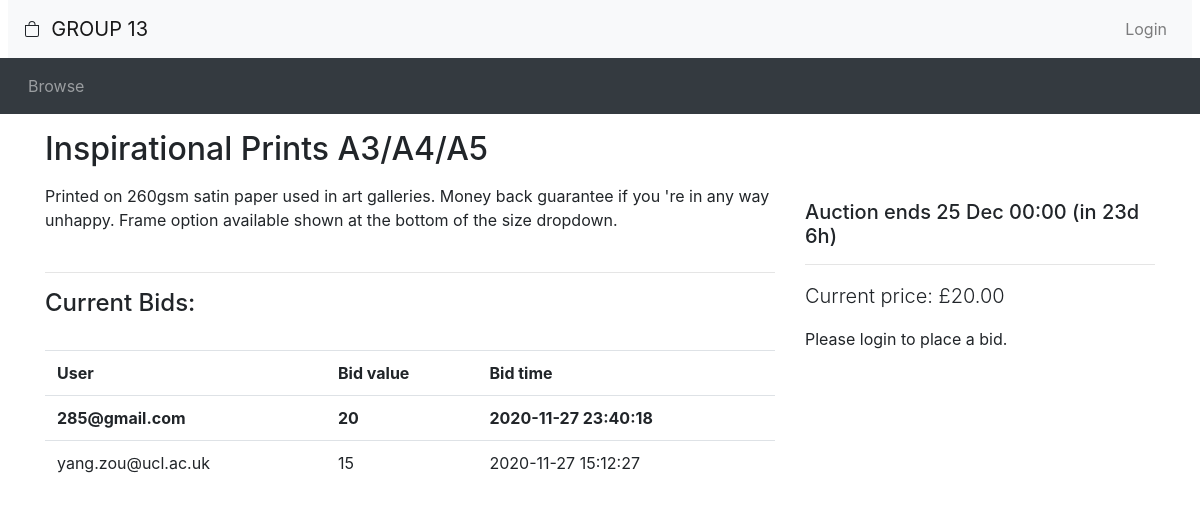
Screenshot of /auction/listing.php?item_id=4 with the database file from the repository.
### tables this page shows
CREATE TABLE IF NOT EXISTS `auction` (
  `auctionNo` int(10) UNSIGNED NOT NULL AUTO_INCREMENT,
  `auctionStatus` tinyint(1) NOT NULL DEFAULT '1',
  `category` varchar(35) NOT NULL DEFAULT 'Other',
  `title` varchar(100) NOT NULL DEFAULT 'Unnamed Auction',
  `auctionDescription` text,
  `startingPrice` int(10) UNSIGNED NOT NULL,
  `reservePrice` int(10) UNSIGNED DEFAULT NULL,
  `increments` int(10) UNSIGNED NOT NULL DEFAULT '1',
  `startDate` datetime NOT NULL,
  `endDate` datetime NOT NULL,
  `sellerId` int(11) UNSIGNED NOT NULL,
  PRIMARY KEY (`auctionNo`),
  KEY `sellerId` (`sellerId`)
);

CREATE TABLE IF NOT EXISTS `buyer` (
  `buyerId` int(10) UNSIGNED NOT NULL AUTO_INCREMENT,
  `email` varchar(255) NOT NULL,
  `password` varchar(255) NOT NULL,
  `firstName` varchar(35) NOT NULL,
  `lastName` varchar(35) NOT NULL,
  `level` tinyint(3) UNSIGNED NOT NULL DEFAULT '0',
  PRIMARY KEY (`buyerId`),
  UNIQUE KEY `email` (`email`)
);

CREATE TABLE IF NOT EXISTS `bid` (
  `bidNo` int(10) UNSIGNED NOT NULL AUTO_INCREMENT,
  `bidStatus` tinyint(1) NOT NULL DEFAULT '1',
  `bidAmount` int(10) UNSIGNED NOT NULL,
  `bidTime` datetime NOT NULL,
  PRIMARY KEY (`bidNo`)
);

### auction/utilities.php (called while the page is built, shortened)
<?php
function display_time_remaining($interval) {
    if ($interval->days == 0 && $interval->h == 0) {
      $time_remaining = $interval->format('%im %Ss');
    }
    else if ($interval->days == 0) {
      $time_remaining = $interval->format('%hh %im');
    }
    else {
      $time_remaining = $interval->format('%ad %hh');
    }
  return $time_remaining;
}
?>

### auction/listing.php (the view, shortened to what this page needs)
<?php require_once("header.php")?>
<?php
  $item_id = $_GET['item_id'];
  $query1 = ("SELECT a.title, a.auctionDescription, MAX(b.bidAmount), a.endDate, startingPrice, auctionStatus  FROM auction AS a, bid AS b, createbid AS c
WHERE b.bidNo = c.bidNo and a.auctionNo = c.auctionNo and a.auctionNo = '$item_id'");
  $result1 = mysqli_query($connection, $query1);
  $row1 = mysqli_fetch_row ($result1);
  $title = $row1[0];
  $auction_status = $row1[5];
  $description = $row1[1];
  if ($row1[2] == 0) {$current_price = $row1[4];} else {$current_price = $row1[2];}
  $end_time = new DateTime($row1[3]);
  $query2 = ("SELECT COUNT(b.bidAmount) FROM auction AS a, bid AS b, createbid AS c
WHERE b.bidNo = c.bidNo and a.auctionNo = c.auctionNo and a.auctionNo = '$item_id'");
  $result2 = mysqli_query($connection, $query2);
  $row2 = mysqli_fetch_row ($result2);
  $num_bids = $row2[0];
  $now = new DateTime();
  if ($now < $end_time) {
    $time_to_end = date_diff($now, $end_time);
    $time_remaining = ' (in ' . display_time_remaining($time_to_end) . ')';
  }
?>
<div class="container">
<div class="row">
  <div class="col-sm-8">
    <h2 class="my-3"><?php echo($title); ?></h2>
  </div>
</div>
<div class="row">
  <div class="col-sm-8">
    <div class="itemDescription">
    <?php echo($description); ?>
    </div>
      <?php
      $query3 = "SELECT d.email , b.bidAmount, b.bidTime FROM auction AS a, bid AS b, createbid AS c, buyer AS d
WHERE b.bidNo = c.bidNo and a.auctionNo = c.auctionNo and a.auctionNo = '$item_id' and c.buyerId = d.buyerId ORDER BY b.bidTime DESC";
      $result3 = mysqli_query($connection, $query3);;
      $row3 = mysqli_fetch_row ($result3);
      if ($num_bids >0) {echo "<br><hr><h4>Current Bids: </h4>"."<br><table class=\"table\"><tr><td><strong>User</strong></td><td><strong>Bid value</strong></td><td><strong>Bid time</strong></td></tr>";;
      $counter = 0;
      while ($row3) {
          if ($counter == 0 ) {
              echo "<tr><td><strong>$row3[0]</strong></td><td><strong>$row3[1]</strong></td><td><strong>$row3[2]</strong></td></tr>";
          }
          else {
            echo "<tr><td>$row3[0]</td><td>$row3[1]</td><td>$row3[2]</td></tr>";
          }
          $row3 = mysqli_fetch_row ($result3);
          $counter = $counter+1;
        }
          echo "</table><br>";
      }
      else {
        echo "<br><hr><h4 style=\"color:red\">No bids!</hr>";
      }
?>
  </div>
  <div class="col-sm-4">
    <p>
<?php if ($now > $end_time && $auction_status == 0): ?>
<?php $fetch_winner_query = "SELECT email FROM buyer WHERE buyerId = (SELECT buyerId FROM winner WHERE auctionNo = '$item_id') ";
      $fetch_winner = mysqli_fetch_row(mysqli_query($connection, $fetch_winner_query)); ?>
     <h5>This auction ended <?php echo(date_format($end_time, 'j M H:i')) ?></h5><hr>
     <?php if (!$fetch_winner) {
        echo "<h6 style=\"color:red\">This auction had no winner - either there were no valid bids, or the reserve price wasn't reached.</h6>";
      }
      else {
        if (isset($_SESSION['username']) && $fetch_winner[0]==$_SESSION['username']) {$fetch_winner[0] = "you";}
        echo "<h6 style=\"color:green\">This auction was won by $fetch_winner[0].";
      }
      ?>
<?php else: ?>
     <h5>Auction ends <?php echo(date_format($end_time, 'j M H:i') . $time_remaining) ?></h5><hr></p>
    <p class="lead">Current price: £<?php echo(number_format($current_price, 2)) ?></p>
    <?php if(isset($_SESSION['account_type']) && $_SESSION['logged_in']==true &&$_SESSION['account_type'] == "buyer"): ?>
    <form method="POST" action="place_bid.php">
      <div class="input-group">
        <div class="input-group-prepend">
          <span class="input-group-text">£</span>
        </div>
        <?php echo "<input type=\"hidden\" value=\"$item_id\" name=\"itemID\"><input type=\"hidden\" value=\"$current_price\" name=\"currentPrice\">";?>
	    <input type="number" class="form-control" id="bid" name="bid">
      </div>
      <button type="submit" class="btn btn-primary form-control" id="submit" disabled="true">Place bid</button>
    </form>
    <?php elseif (isset($_SESSION['account_type']) &&  $_SESSION['logged_in']==true && $_SESSION['account_type'] == "seller") :?>
    You're logged in with a seller account. Please login with a buyer account to place your bid.
    <?php else: ?>
    Please login to place a bid.
    <?php endif ?>
<?php endif ?>
  </div>
</div>

### rows the page displays
auction: title "Inspirational Prints A3/A4/A5", auctionDescription "Printed on 260gsm satin paper used in art galleries. Money back guarantee if you 're in any way unhappy. Frame option available shown at the bottom of the size dropdown.", endDate "25 Dec 00:00", endDate "(in 23d 6h)"
buyer: email "285@gmail.com", bid.bidAmount "20", bid.bidTime "2020-11-27 23:40:18"
buyer: email "yang.zou@ucl.ac.uk", bid.bidAmount "15", bid.bidTime "2020-11-27 15:12:27"

### other values shown
$current_price "20.00"
